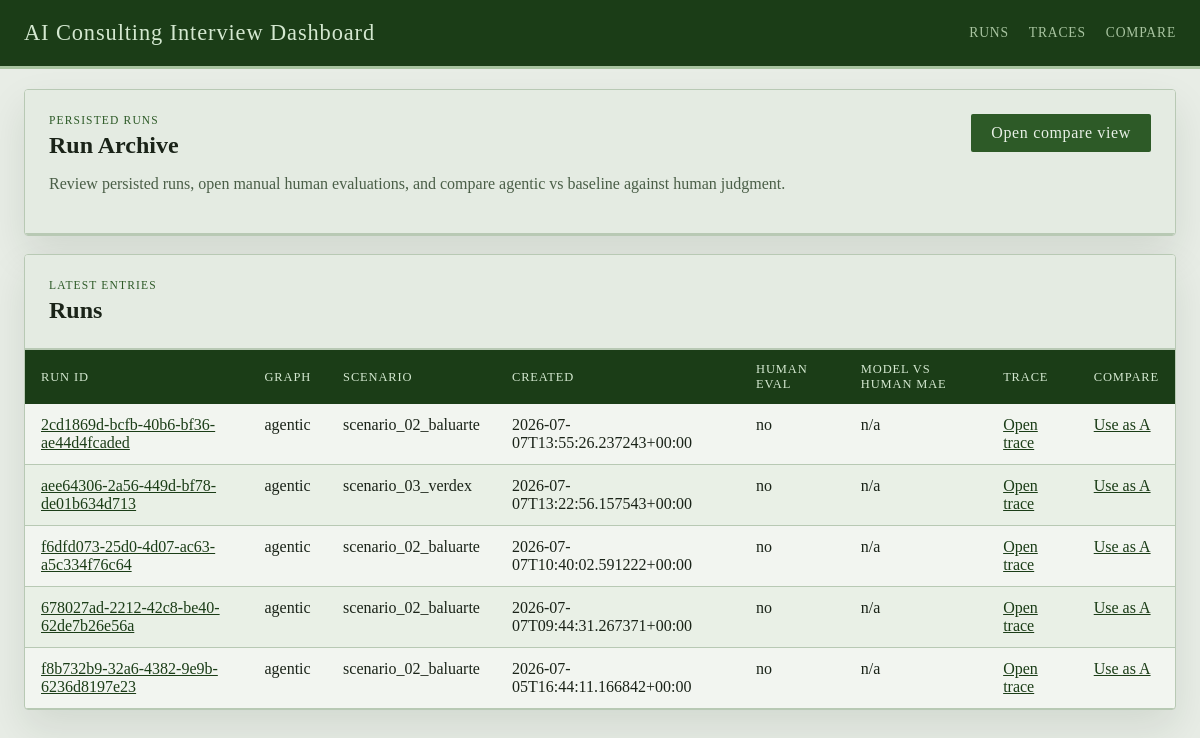
Before: / with the older database file.
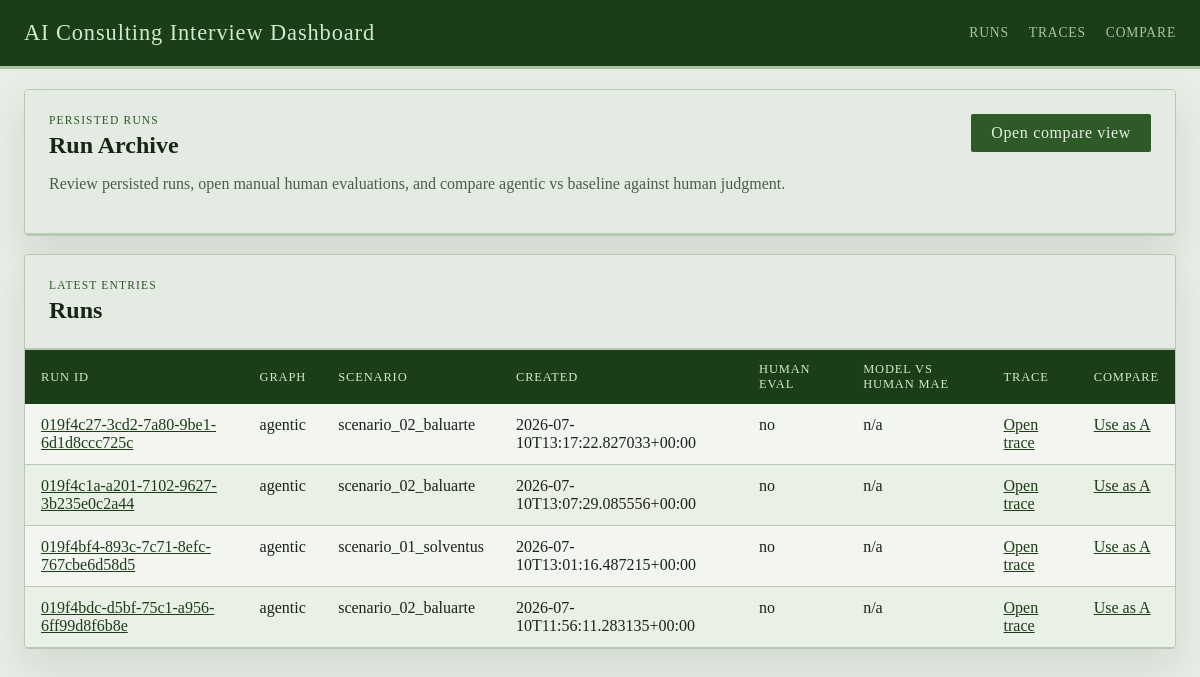
After: the same page with the newer database file.
### tables this page shows
CREATE TABLE runs (
                run_id TEXT PRIMARY KEY,
                graph_name TEXT NOT NULL,
                thread_id TEXT NOT NULL,
                scenario_ref TEXT,
                case_prompt TEXT,
                turn_index INTEGER,
                judge_round INTEGER,
                enough_evidence INTEGER NOT NULL,
                focus_areas_json TEXT NOT NULL,
                transcript_json TEXT NOT NULL,
                case_performance_json TEXT NOT NULL,
                quality_dialog_json TEXT NOT NULL,
                final_feedback TEXT,
                state_json TEXT NOT NULL,
                created_at TEXT NOT NULL
            );

### web/app.py (the view)
@app.get("/")
def index():
    ensure_dashboard_db()
    runs = list_runs(limit=100)
    return render_template("index.html", runs=runs)

### web/dashboard_store.py (called while the page is built)
def _json_loads(value: str | None, fallback: Any) -> Any:
    if not value:
        return fallback
    try:
        return json.loads(value)
    except json.JSONDecodeError:
        return fallback

def get_db_connection() -> sqlite3.Connection:
    connection = sqlite3.connect(RUNS_DB_PATH, timeout=30)
    connection.row_factory = sqlite3.Row
    return connection

def _normalize_dimension_entry(raw_entry: Any) -> dict[str, Any]:
    if isinstance(raw_entry, dict):
        score = raw_entry.get("score", "")
        rationale = raw_entry.get("rationale", "")
        evidence = raw_entry.get("evidence", "")
    else:
        score = raw_entry
        rationale = ""
        evidence = ""
    return {
        "score": score if score not in {None, ""} else "",
        "rationale": str(rationale or "").strip(),
        "evidence": str(evidence or "").strip(),
    }

def _extract_expected_scores(state: dict[str, Any]) -> dict[str, dict[str, Any]]:
    candidate_profile = state.get("candidate_profile", {})
    expected_scores = candidate_profile.get("expected_scores", {})
    sections: dict[str, dict[str, Any]] = {
        CASE_PERFORMANCE_SECTION: {},
        DIALOG_QUALITY_SECTION: {},
    }
    for section_name in sections:
        raw_section = expected_scores.get(section_name, {})
        if not isinstance(raw_section, dict):
            continue
        for dimension, details in raw_section.items():
            if not isinstance(details, dict):
                continue
            sections[section_name][dimension] = {
                "score": details.get("expected", ""),
                "rationale": str(details.get("rationale", "")).strip(),
            }
    return sections

def _extract_model_scores(run_row: sqlite3.Row) -> dict[str, dict[str, Any]]:
    return {
        CASE_PERFORMANCE_SECTION: _json_loads(run_row["case_performance_json"], {}),
        DIALOG_QUALITY_SECTION: _json_loads(run_row["quality_dialog_json"], {}),
    }

def _score_sort_key(value: Any) -> tuple[int, str]:
    return (0, str(value))

def to_numeric_score(value: Any) -> float | None:
    if value is None:
        return None
    if isinstance(value, bool):
        return None
    if isinstance(value, (int, float)):
        return float(value)
    text = str(value).strip().lower()
    if text in {"", NOT_TESTED, "n/a", "na", "none", "null", "missing"}:
        return None
    try:
        return float(text)
    except ValueError:
        return None

### web/templates/index.html (shortened to what this page needs)
{% extends "base.html" %}
{% block content %}
<section class="panel">
  <div class="panel-heading">
    <div>
      <p class="eyebrow">Persisted Runs</p>
      <h1>Run Archive</h1>
      <p class="lede">Review persisted runs, open manual human evaluations, and compare agentic vs baseline against human judgment.</p>
    </div>
    <a class="button" href="{{ url_for('compare_runs') }}">Open compare view</a>
  </div>
</section>
<section class="panel">
  <div class="panel-heading">
    <div>
      <p class="eyebrow">Latest entries</p>
      <h2>Runs</h2>
    </div>
  </div>
  <div class="table-wrap">
    <table>
      <thead>
        <tr>
          <th>Run ID</th>
          <th>Graph</th>
          <th>Scenario</th>
          <th>Created</th>
          <th>Human Eval</th>
          <th>Model vs Human MAE</th>
          <th>Trace</th>
          <th>Compare</th>
        </tr>
      </thead>
      <tbody>
        {% for run in runs %}
        <tr>
          <td><a href="{{ url_for('get_run', run_id=run.run_id) }}">{{ run.run_id }}</a></td>
          <td>{{ run.graph_name }}</td>
          <td>{{ run.scenario_ref or 'n/a' }}</td>
          <td>{{ run.created_at }}</td>
          <td>{{ 'yes' if run.has_human_evaluation else 'no' }}</td>
          <td>{{ run.metrics.model_vs_human_mae if run.metrics.model_vs_human_mae is not none else 'n/a' }}</td>
          <td><a href="{{ url_for('get_run_trace', run_id=run.run_id) }}">Open trace</a></td>
          <td><a href="{{ url_for('compare_runs', run_a=run.run_id) }}">Use as A</a></td>
        </tr>
        {% else %}
        <tr>
          <td colspan="8">No persisted runs found in <code>artifacts/runs.sqlite</code>.</td>
        </tr>
        {% endfor %}
      </tbody>
    </table>
  </div>
</section>
{% endblock %}

### web/templates/base.html (shortened to what this page needs)
<!doctype html>
<html lang="en">
  <head>
    <link rel="stylesheet" href="{{ url_for('static', filename='styles.css', v='20260627a') }}">
  </head>
  <body>
    <header class="site-header">
      <div class="site-header__inner">
        <a class="brand" href="{{ url_for('index') }}">AI Consulting Interview Dashboard</a>
        <nav class="nav">
          <a href="{{ url_for('index') }}">Runs</a>
          <a href="{{ url_for('trace_index') }}">Traces</a>
          <a href="{{ url_for('compare_runs') }}">Compare</a>
        </nav>
      </div>
    </header>
    <main class="shell">
      {% block content %}{% endblock %}
    </main>
  </body>
</html>

### web/static/styles.css (style rules this page uses)
:root { --bg: #e8ede6; --panel: #f2f5f0; --panel-alt: #e4ebe2; --line: #b8c9b4; --ink: #1a2318; --muted: #4a5e47; --accent: #2d5a27; --accent-strong: #1b3d17; --success: #2d5a27; --warning: #7a6520; --danger: #7a2020; --shadow: 0 18px 40px rgba(20, 40, 18, 0.10); --radius: 4px; --font-ui: "Georgia", "Times New Roman", serif; --font-display: "Georgia", "Palatino Linotype", serif; }
* { box-sizing: border-box; }
body { margin: 0; font-family: var(--font-ui); color: var(--ink); background: var(--bg); }
a { color: var(--accent-strong); }
.site-header { position: sticky; top: 0; z-index: 10; background: var(--accent-strong); border-bottom: 3px solid #a8c4a0; }
.site-header__inner, .shell { max-width: 1400px; margin: 0 auto; padding: 20px 24px; }
.site-header__inner { display: flex; justify-content: space-between; align-items: center; }
.brand { font-family: var(--font-display); font-size: 1.4rem; text-decoration: none; color: #d4e8d0; letter-spacing: 0.04em; }
.nav { display: flex; gap: 20px; }
.nav a { text-decoration: none; color: #a8c4a0; font-size: 0.85rem; letter-spacing: 0.06em; text-transform: uppercase; }
.shell { display: grid; gap: 18px; }
.panel { background: var(--panel); border: 1px solid var(--line); border-radius: var(--radius); box-shadow: var(--shadow); overflow: hidden; }
.panel-heading { display: flex; justify-content: space-between; align-items: start; gap: 16px; padding: 24px; background: var(--panel-alt); border-bottom: 2px solid var(--line); }
.panel-heading h1, .panel-heading h2, .panel-heading h3, .subsection h3 { margin: 0; font-family: var(--font-display); font-weight: bold; }
.eyebrow { margin: 0 0 6px; color: var(--accent); text-transform: uppercase; letter-spacing: 0.10em; font-size: 0.72rem; font-family: var(--font-display); }
.lede, .meta-grid p, .prompt-box p, .helper { color: var(--muted); }
.button { display: inline-flex; align-items: center; justify-content: center; border: 0; border-radius: 2px; padding: 10px 20px; background: var(--accent); color: #e8f0e6; font-family: var(--font-display); letter-spacing: 0.04em; text-decoration: none; cursor: pointer; }
.table-wrap { overflow-x: auto; }
table { width: 100%; border-collapse: collapse; }
th { background: var(--accent-strong); color: #d4e8d0; padding: 12px 16px; text-align: left; font-size: 0.78rem; text-transform: uppercase; letter-spacing: 0.07em; font-weight: normal; }
td { padding: 12px 16px; text-align: left; vertical-align: top; border-bottom: 1px solid var(--line); }
tr:nth-child(even) td { background: rgba(180, 210, 174, 0.15); }

Changed rows visible on the page:
removed runs: run_id "2cd1869d-bcfb-40b6-bf36-ae44d4fcaded", graph_name "agentic", scenario_ref "scenario_02_baluarte", created_at "2026-07-07T13:55:26.237243+00:00", has_human_evaluation "no", metrics "n/a"
removed runs: run_id "aee64306-2a56-449d-bf78-de01b634d713", graph_name "agentic", scenario_ref "scenario_03_verdex", created_at "2026-07-07T13:22:56.157543+00:00", has_human_evaluation "no", metrics "n/a"
removed runs: run_id "f6dfd073-25d0-4d07-ac63-a5c334f76c64", graph_name "agentic", scenario_ref "scenario_02_baluarte", created_at "2026-07-07T10:40:02.591222+00:00", has_human_evaluation "no", metrics "n/a"
removed runs: run_id "678027ad-2212-42c8-be40-62de7b26e56a", graph_name "agentic", scenario_ref "scenario_02_baluarte", created_at "2026-07-07T09:44:31.267371+00:00", has_human_evaluation "no", metrics "n/a"
removed runs: run_id "f8b732b9-32a6-4382-9e9b-6236d8197e23", graph_name "agentic", scenario_ref "scenario_02_baluarte", created_at "2026-07-05T16:44:11.166842+00:00", has_human_evaluation "no", metrics "n/a"
added runs: run_id "019f4c27-3cd2-7a80-9be1-6d1d8ccc725c", graph_name "agentic", scenario_ref "scenario_02_baluarte", created_at "2026-07-10T13:17:22.827033+00:00", has_human_evaluation "no", metrics "n/a"
added runs: run_id "019f4c1a-a201-7102-9627-3b235e0c2a44", graph_name "agentic", scenario_ref "scenario_02_baluarte", created_at "2026-07-10T13:07:29.085556+00:00", has_human_evaluation "no", metrics "n/a"
added runs: run_id "019f4bf4-893c-7c71-8efc-767cbe6d58d5", graph_name "agentic", scenario_ref "scenario_01_solventus", created_at "2026-07-10T13:01:16.487215+00:00", has_human_evaluation "no", metrics "n/a"
added runs: run_id "019f4bdc-d5bf-75c1-a956-6ff99d8f6b8e", graph_name "agentic", scenario_ref "scenario_02_baluarte", created_at "2026-07-10T11:56:11.283135+00:00", has_human_evaluation "no", metrics "n/a"
